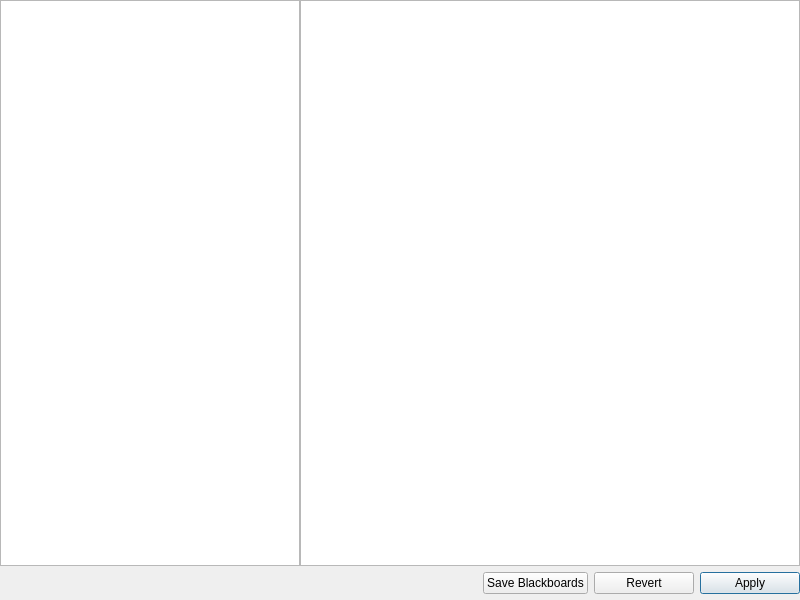
<?xml version="1.0" encoding="UTF-8"?>
<ui version="4.0">
 <class>CategorizedTableWidget</class>
 <widget class="QWidget" name="CategorizedTableWidget">
  <property name="geometry">
   <rect>
    <x>0</x>
    <y>0</y>
    <width>800</width>
    <height>600</height>
   </rect>
  </property>
  <property name="sizePolicy">
   <sizepolicy hsizetype="MinimumExpanding" vsizetype="MinimumExpanding">
    <horstretch>0</horstretch>
    <verstretch>0</verstretch>
   </sizepolicy>
  </property>
  <property name="minimumSize">
   <size>
    <width>0</width>
    <height>0</height>
   </size>
  </property>
  <property name="windowTitle">
   <string>Form</string>
  </property>
  <layout class="QVBoxLayout" name="verticalLayout">
   <property name="spacing">
    <number>6</number>
   </property>
   <property name="leftMargin">
    <number>0</number>
   </property>
   <property name="topMargin">
    <number>0</number>
   </property>
   <property name="rightMargin">
    <number>0</number>
   </property>
   <property name="bottomMargin">
    <number>6</number>
   </property>
   <item>
    <widget class="QSplitter" name="splitter">
     <property name="enabled">
      <bool>true</bool>
     </property>
     <property name="sizePolicy">
      <sizepolicy hsizetype="Expanding" vsizetype="Expanding">
       <horstretch>0</horstretch>
       <verstretch>0</verstretch>
      </sizepolicy>
     </property>
     <property name="orientation">
      <enum>Qt::Horizontal</enum>
     </property>
     <property name="opaqueResize">
      <bool>false</bool>
     </property>
     <property name="handleWidth">
      <number>0</number>
     </property>
     <property name="childrenCollapsible">
      <bool>false</bool>
     </property>
     <widget class="QListView" name="listView">
      <property name="sizePolicy">
       <sizepolicy hsizetype="MinimumExpanding" vsizetype="MinimumExpanding">
        <horstretch>0</horstretch>
        <verstretch>0</verstretch>
       </sizepolicy>
      </property>
      <property name="minimumSize">
       <size>
        <width>0</width>
        <height>0</height>
       </size>
      </property>
      <property name="maximumSize">
       <size>
        <width>300</width>
        <height>16777215</height>
       </size>
      </property>
      <property name="baseSize">
       <size>
        <width>0</width>
        <height>0</height>
       </size>
      </property>
      <property name="focusPolicy">
       <enum>Qt::StrongFocus</enum>
      </property>
      <property name="sizeAdjustPolicy">
       <enum>QAbstractScrollArea::AdjustIgnored</enum>
      </property>
      <property name="autoScroll">
       <bool>true</bool>
      </property>
      <property name="editTriggers">
       <set>QAbstractItemView::NoEditTriggers</set>
      </property>
      <property name="tabKeyNavigation">
       <bool>false</bool>
      </property>
      <property name="showDropIndicator" stdset="0">
       <bool>false</bool>
      </property>
      <property name="alternatingRowColors">
       <bool>true</bool>
      </property>
      <property name="selectionMode">
       <enum>QAbstractItemView::SingleSelection</enum>
      </property>
      <property name="resizeMode">
       <enum>QListView::Adjust</enum>
      </property>
      <property name="modelColumn">
       <number>0</number>
      </property>
      <property name="uniformItemSizes">
       <bool>false</bool>
      </property>
      <property name="selectionRectVisible">
       <bool>true</bool>
      </property>
     </widget>
     <widget class="QTableView" name="tableView">
      <property name="sizePolicy">
       <sizepolicy hsizetype="Expanding" vsizetype="Expanding">
        <horstretch>0</horstretch>
        <verstretch>0</verstretch>
       </sizepolicy>
      </property>
      <property name="minimumSize">
       <size>
        <width>0</width>
        <height>0</height>
       </size>
      </property>
      <property name="baseSize">
       <size>
        <width>0</width>
        <height>0</height>
       </size>
      </property>
      <property name="sizeAdjustPolicy">
       <enum>QAbstractScrollArea::AdjustIgnored</enum>
      </property>
      <property name="editTriggers">
       <set>QAbstractItemView::AnyKeyPressed|QAbstractItemView::DoubleClicked|QAbstractItemView::EditKeyPressed</set>
      </property>
      <property name="tabKeyNavigation">
       <bool>false</bool>
      </property>
      <property name="showDropIndicator" stdset="0">
       <bool>false</bool>
      </property>
      <property name="dragDropOverwriteMode">
       <bool>false</bool>
      </property>
      <property name="defaultDropAction">
       <enum>Qt::IgnoreAction</enum>
      </property>
      <property name="alternatingRowColors">
       <bool>true</bool>
      </property>
      <property name="selectionMode">
       <enum>QAbstractItemView::NoSelection</enum>
      </property>
      <property name="selectionBehavior">
       <enum>QAbstractItemView::SelectItems</enum>
      </property>
      <property name="gridStyle">
       <enum>Qt::SolidLine</enum>
      </property>
      <property name="wordWrap">
       <bool>false</bool>
      </property>
      <property name="cornerButtonEnabled">
       <bool>false</bool>
      </property>
      <attribute name="horizontalHeaderVisible">
       <bool>true</bool>
      </attribute>
      <attribute name="horizontalHeaderCascadingSectionResizes">
       <bool>false</bool>
      </attribute>
      <attribute name="horizontalHeaderMinimumSectionSize">
       <number>50</number>
      </attribute>
      <attribute name="horizontalHeaderStretchLastSection">
       <bool>false</bool>
      </attribute>
      <attribute name="verticalHeaderVisible">
       <bool>false</bool>
      </attribute>
     </widget>
    </widget>
   </item>
   <item>
    <layout class="QHBoxLayout" name="horizontalLayout_3">
     <property name="spacing">
      <number>6</number>
     </property>
     <item>
      <spacer name="horizontalSpacer">
       <property name="orientation">
        <enum>Qt::Horizontal</enum>
       </property>
       <property name="sizeHint" stdset="0">
        <size>
         <width>40</width>
         <height>20</height>
        </size>
       </property>
      </spacer>
     </item>
     <item>
      <widget class="QPushButton" name="btn_save">
       <property name="text">
        <string>Save Blackboards</string>
       </property>
      </widget>
     </item>
     <item>
      <widget class="QPushButton" name="btn_revert">
       <property name="minimumSize">
        <size>
         <width>100</width>
         <height>0</height>
        </size>
       </property>
       <property name="focusPolicy">
        <enum>Qt::StrongFocus</enum>
       </property>
       <property name="text">
        <string>Revert</string>
       </property>
      </widget>
     </item>
     <item>
      <widget class="QPushButton" name="btn_apply">
       <property name="minimumSize">
        <size>
         <width>100</width>
         <height>0</height>
        </size>
       </property>
       <property name="focusPolicy">
        <enum>Qt::StrongFocus</enum>
       </property>
       <property name="text">
        <string>Apply</string>
       </property>
       <property name="default">
        <bool>true</bool>
       </property>
      </widget>
     </item>
    </layout>
   </item>
  </layout>
 </widget>
 <resources/>
 <connections/>
</ui>
